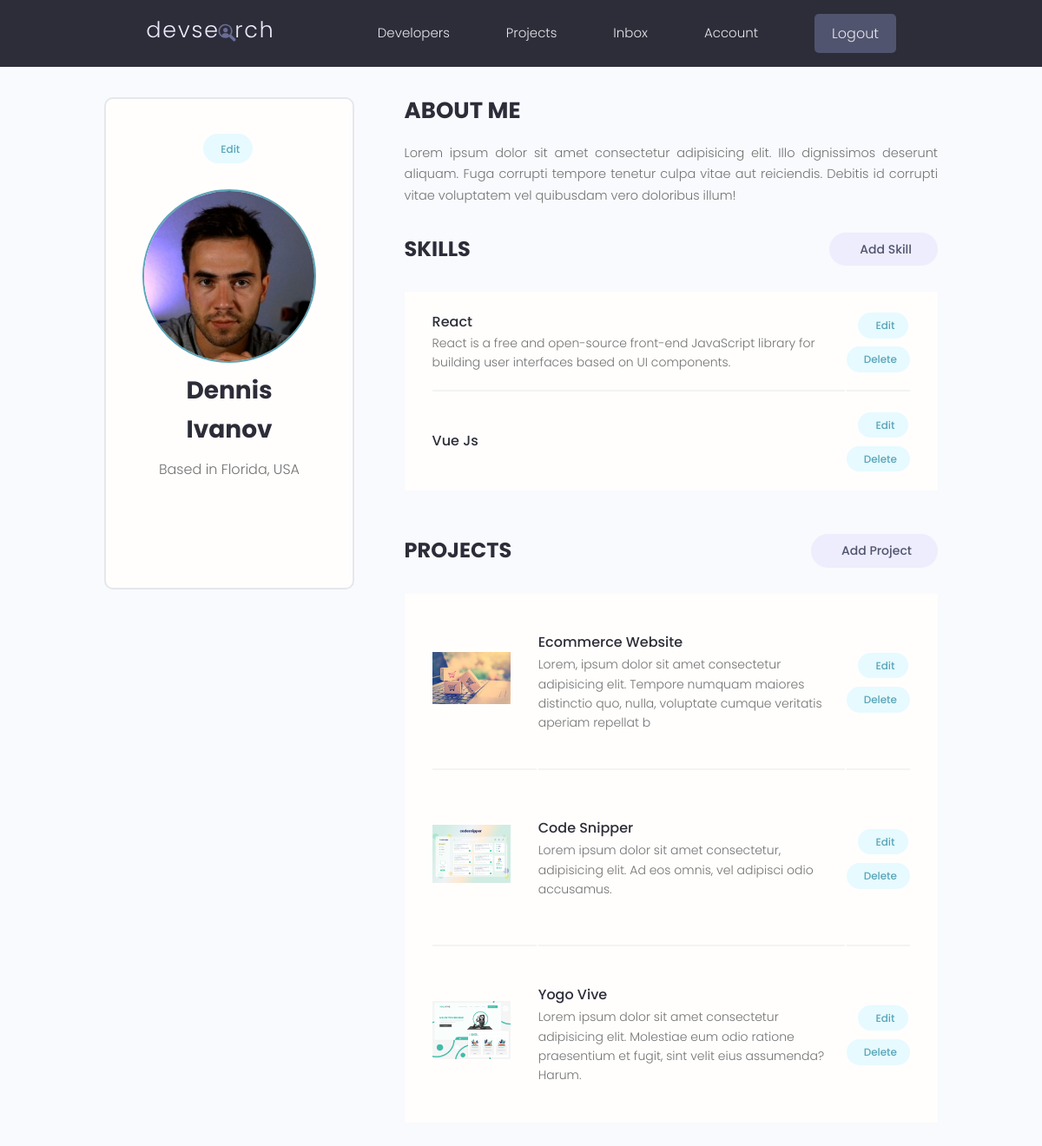
Page /account/ (signed in) on the earlier database version.
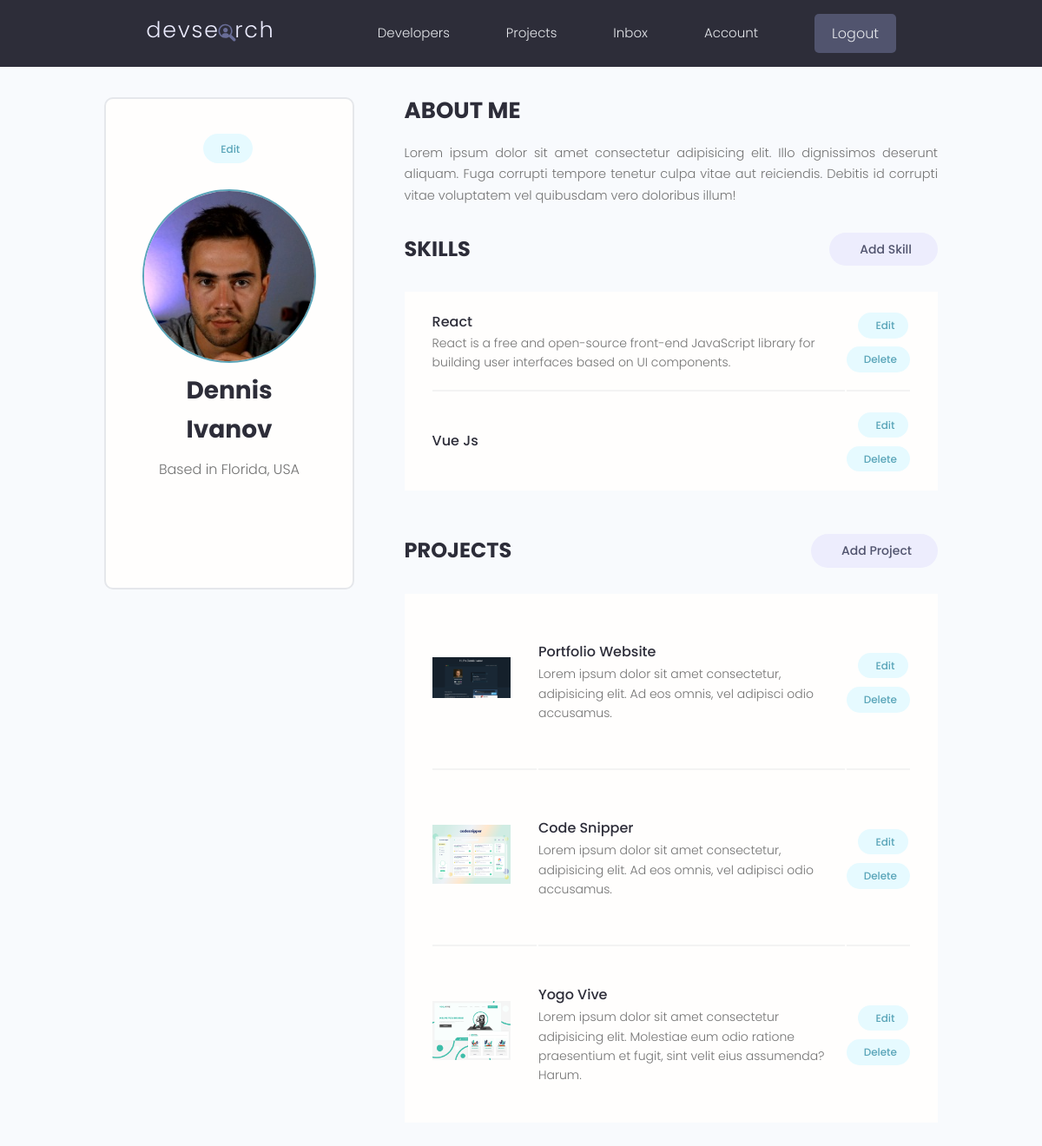
Same page on the later database version.
### users/models.py (models this page shows, shortened)
class Skill(models.Model):
    owner = models.ForeignKey(Profile, null=True, blank=True,
                              on_delete=models.CASCADE)
    name = models.CharField(max_length=200, null=True, blank=True)
    description = models.TextField(null=True, blank=True)
    created = models.DateTimeField(auto_now_add=True)
    id = models.UUIDField(default=uuid.uuid4, unique=True,
                          primary_key=True, editable=False)

### projects/models.py (models this page shows, shortened)
class Project(models.Model):
    owner = models.ForeignKey(Profile, blank=True, null=True, on_delete=models.SET_NULL)
    title = models.CharField(max_length=200)
    description = models.TextField(null=True, blank=True)
    featured_image = models.ImageField(null=True, blank=True, default='default.jpg')
    demo_link = models.CharField(max_length=2000, null=True, blank=True)
    source_link = models.CharField(max_length=2000, null=True, blank=True)
    created = models.DateTimeField(auto_now_add=True)
    tags = models.ManyToManyField('Tag', blank=True)
    vote_total = models.IntegerField(default=0, null=True, blank=True)
    vote_ratio = models.IntegerField(default=0, null=True, blank=True)
    id = models.UUIDField(default=uuid.uuid4, unique=True,
                          primary_key=True, editable=False)

### users/views.py (the view)
# urls.py: path('account/', views.userAccount, name='account'),
@login_required(login_url='login')
def userAccount(request):
    profile = request.user.profile
    skills = profile.skill_set.all()
    projects = profile.project_set.all()
    context = {
        'profile': profile,
        'skills': skills,
        'projects': projects
    }
    return render(request, 'users/account.html', context)

### users/templates/users/account.html (shortened to what this page needs)
{% extends 'main.html'%}
{% load static %}
{% block content %}
  <main class="settingsPage profile my-md">
    <div class="container">
      <div class="layout">
        <div class="column column--1of3">
          <div class="card text-center">
            <div class="card__body dev">
              <a class="tag tag--pill tag--main settings__btn" href="{% url 'edit-account' %}"> Edit</a>
              <img class="avatar avatar--xl dev__avatar" src="{{profile.profile_image.url}}" />
              <h2 class="dev__name">{{profile.name}}</h2>
              <p class="dev__location">Based in {{profile.location}}</p>
              <ul class="dev__social">
            </ul>
            </div>
          </div>
        </div>
        <div class="column column--2of3">
          <div class="devInfo">
            <h3 class="devInfo__title">About Me</h3>
            <p class="devInfo__about">
            {{profile.bio}}
            </p>
          </div>
          <div class="settings">
            <h3 class="settings__title">Skills</h3>
            <a class="tag tag--pill tag--sub settings__btn tag--lg" href="#"> Add Skill</a>
          </div>
          <table class="settings__table">
            {% for skill in skills %}
            <tr>
              <td class="settings__tableInfo">
                <h4>{{skill.name}}</h4>
                <p>
                {{skill.description}}
                </p>
              </td>
              <td class="settings__tableActions">
                <a class="tag tag--pill tag--main settings__btn" href="#"> Edit</a>
                <a class="tag tag--pill tag--main settings__btn" href="#">
                  Delete</a>
              </td>
            </tr>
            {% endfor %}
          </table>
          <div class="settings">
            <h3 class="settings__title">Projects</h3>
            <a class="tag tag--pill tag--sub settings__btn tag--lg" href="#"> Add Project</a>
          </div>
          <table class="settings__table">
            {% for project in projects %}
            <tr>
              <td class="settings__thumbnail">
                <a href="{% url 'project' project.id %}"><img src="{{project.featured_image.url}}" alt="Project Thumbnail" /></a>
              </td>
              <td class="settings__tableInfo">
                <a href="{% url 'project' project.id %}">{{project.title}}</a>
                <p>
                {{project.description|slice:"150"}}
                </p>
              </td>
              <td class="settings__tableActions">
                <a class="tag tag--pill tag--main settings__btn" href="#"> Edit</a>
                <a class="tag tag--pill tag--main settings__btn" href="#">
                  Delete</a>
              </td>
            </tr>
            {% endfor %}
          </table>
        </div>
      </div>
    </div>
  </main>
  {% endblock content %}

Differences in the rows shown:
no longer on this page (row edited): Project: featured_image (picture), title "Ecommerce Website", description "Lorem, ipsum dolor sit amet consectetur adipisicing elit. Tempore numquam maiores distinctio quo, nulla, voluptate cumque veritatis aperiam repellat b"
now on this page (row edited): Project: featured_image (picture), title "Portfolio Website", description "Lorem ipsum dolor sit amet consectetur, adipisicing elit. Ad eos omnis, vel adipisci odio accusamus."
